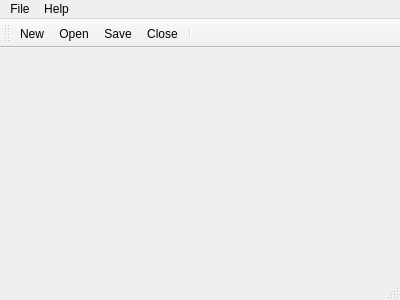
<?xml version="1.0" encoding="UTF-8"?>
<ui version="4.0">
 <class>MainWindow</class>
 <widget class="QMainWindow" name="MainWindow">
  <property name="geometry">
   <rect>
    <x>0</x>
    <y>0</y>
    <width>400</width>
    <height>300</height>
   </rect>
  </property>
  <property name="windowTitle">
   <string>MainWindow</string>
  </property>
  <widget class="QWidget" name="centralWidget"/>
  <widget class="QMenuBar" name="menuBar">
   <property name="geometry">
    <rect>
     <x>0</x>
     <y>0</y>
     <width>400</width>
     <height>25</height>
    </rect>
   </property>
   <widget class="QMenu" name="menuFile">
    <property name="title">
     <string>File</string>
    </property>
    <addaction name="actionNew"/>
    <addaction name="actionOpen"/>
    <addaction name="separator"/>
    <addaction name="actionSave"/>
    <addaction name="separator"/>
    <addaction name="actionClose"/>
   </widget>
   <widget class="QMenu" name="menuHelp">
    <property name="title">
     <string>Help</string>
    </property>
    <addaction name="actionInfo"/>
   </widget>
   <addaction name="menuFile"/>
   <addaction name="menuHelp"/>
  </widget>
  <widget class="QToolBar" name="mainToolBar">
   <attribute name="toolBarArea">
    <enum>TopToolBarArea</enum>
   </attribute>
   <attribute name="toolBarBreak">
    <bool>false</bool>
   </attribute>
   <addaction name="actionNew"/>
   <addaction name="actionOpen"/>
   <addaction name="actionSave"/>
   <addaction name="actionClose"/>
   <addaction name="separator"/>
  </widget>
  <widget class="QStatusBar" name="statusBar"/>
  <action name="actionNew">
   <property name="icon">
    <iconset resource="iconresource.qrc">
     <normaloff>:/icons/new.png</normaloff>:/icons/new.png</iconset>
   </property>
   <property name="text">
    <string>New</string>
   </property>
  </action>
  <action name="actionOpen">
   <property name="icon">
    <iconset resource="iconresource.qrc">
     <normaloff>:/icons/filefolder.jpg</normaloff>:/icons/filefolder.jpg</iconset>
   </property>
   <property name="text">
    <string>Open</string>
   </property>
  </action>
  <action name="actionSave">
   <property name="icon">
    <iconset resource="iconresource.qrc">
     <normaloff>:/icons/save.png</normaloff>:/icons/save.png</iconset>
   </property>
   <property name="text">
    <string>Save</string>
   </property>
  </action>
  <action name="actionClose">
   <property name="icon">
    <iconset resource="iconresource.qrc">
     <normaloff>:/icons/close.jpg</normaloff>:/icons/close.jpg</iconset>
   </property>
   <property name="text">
    <string>Close</string>
   </property>
  </action>
  <action name="actionInfo">
   <property name="icon">
    <iconset resource="iconresource.qrc">
     <normaloff>:/icons/Riddler.ico</normaloff>:/icons/Riddler.ico</iconset>
   </property>
   <property name="text">
    <string>Info</string>
   </property>
  </action>
 </widget>
 <layoutdefault spacing="6" margin="11"/>
 <resources>
  <include location="iconresource.qrc"/>
 </resources>
 <connections/>
</ui>
